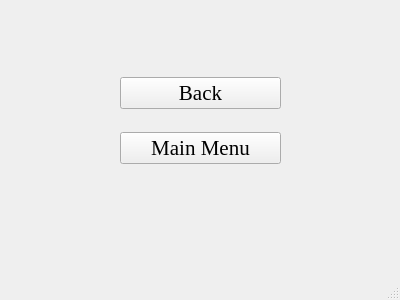
<?xml version="1.0" encoding="UTF-8"?>
<ui version="4.0">
 <class>subMenu</class>
 <widget class="QMainWindow" name="subMenu">
  <property name="geometry">
   <rect>
    <x>0</x>
    <y>0</y>
    <width>400</width>
    <height>300</height>
   </rect>
  </property>
  <property name="windowTitle">
   <string>Santa Game</string>
  </property>
  <property name="windowIcon">
   <iconset>
    <normaloff>icon.png</normaloff>icon.png</iconset>
  </property>
  <widget class="QWidget" name="centralwidget">
   <widget class="QWidget" name="">
    <property name="geometry">
     <rect>
      <x>120</x>
      <y>60</y>
      <width>161</width>
      <height>121</height>
     </rect>
    </property>
    <layout class="QVBoxLayout" name="verticalLayout">
     <item>
      <widget class="QPushButton" name="back">
       <property name="font">
        <font>
         <family>Times New Roman</family>
         <pointsize>16</pointsize>
        </font>
       </property>
       <property name="text">
        <string>Back</string>
       </property>
      </widget>
     </item>
     <item>
      <widget class="QPushButton" name="mainMenu">
       <property name="font">
        <font>
         <family>Times New Roman</family>
         <pointsize>16</pointsize>
        </font>
       </property>
       <property name="text">
        <string>Main Menu</string>
       </property>
      </widget>
     </item>
    </layout>
   </widget>
  </widget>
  <widget class="QMenuBar" name="menubar">
   <property name="geometry">
    <rect>
     <x>0</x>
     <y>0</y>
     <width>400</width>
     <height>21</height>
    </rect>
   </property>
  </widget>
  <widget class="QStatusBar" name="statusbar"/>
 </widget>
 <resources/>
 <connections/>
</ui>
